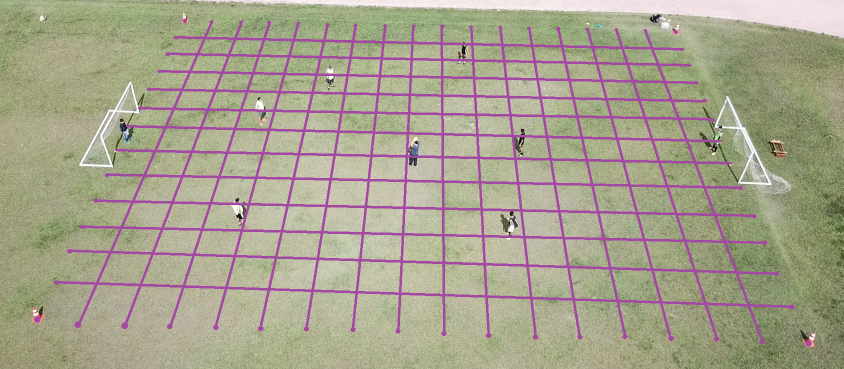
#> input picture 7_delimitarCampo_v3/drone/img_drone_com_linhas.png, 1687 x 738 px (shown at 1/2 size)
$ python DesenhoCampDrone.py
#> lines starting #> are read from the running program, lines starting #| are printed output that depends on the picture; after the words box and inside, x2 and y2 are one past the last pixel; in counts of white or black regions, pixels touching at a corner belong together
import cv2
import numpy as np
import matplotlib.pyplot as plt

# Read source image.
img_src = cv2.imread('img_drone_com_linhas.png')
#> img_src is the input picture: shape (738, 1687, 3); mean B, G, R 141.7, 162.7, 167.6

# Four corners of the 3D court + mid-court circle point in source image
# Start top-left corner and go anti-clock wise + mid-court circle point
pts_src = np.array([[74,639], [1617, 690], #A, B
                [1352, 62], [369, 39]])  #C, D

# cv2.fillPoly(img_src, [pts_src], 255)
cv2.polylines(img_src, [pts_src], isClosed=True, color=[255, 0, 0], thickness=2)
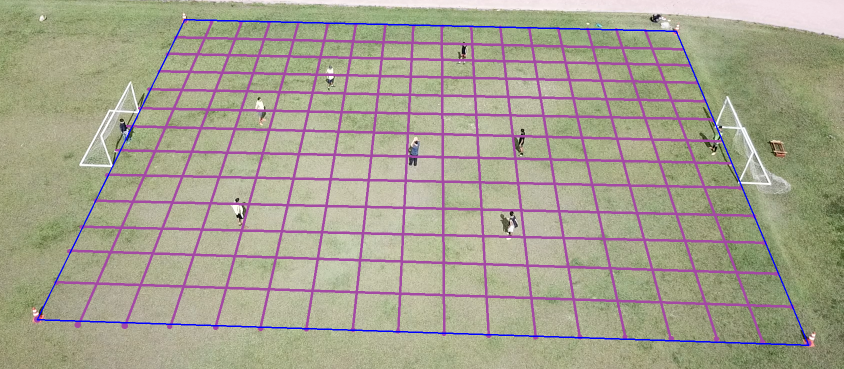
#> img_src: shape (738, 1687, 3) (shown at 1/2 size); 0.89% of pixels changed, all inside (x1, y1, x2, y2) = (73, 38, 1619, 692)

plt.imshow(img_src)
plt.title('Original')
plt.show()

# # Read destination image.
# img_dst = cv2.imread('campo_futebol2.png')
#
# # Four corners of the court + mid-court circle point in destination image
# # Start top-left corner and go anti-clock wise + mid-court circle point
# # pts_dst = np.array([[544,1056], [1388,1056], #A1, C2
# #                 [1552, 434], [1552, 2], #C1, B2
# #                 [4, 2], [4, 406]])  #B1, A2
#
# pts_dst = np.array([[360,1056], [1200,1056], #A1, C2
#                 [1552, 445], [1549, 2], #C1, B2
#                 [5, 5], [5, 390]])  #B1, A2
#
# cv2.fillPoly(img_dst, [pts_dst], 255)
#
# plt.figure()
# plt.imshow(img_dst)
# #plt.show()
#
# #Calculate Homography
# h, status = cv2.findHomography(pts_src, pts_dst)
#
# img_src = cv2.imread('campo_s20.png')
# # Warp source image to destination based on homography
# img_out = cv2.warpPerspective(img_src, h, (img_src.shape[1], img_src.shape[0]),flags=cv2.INTER_LINEAR)
# # cv2.imshow("Warped", img_out)
# # cv2.waitKey(0)
# #
# cv2.imwrite("output.jpg", img_out)
